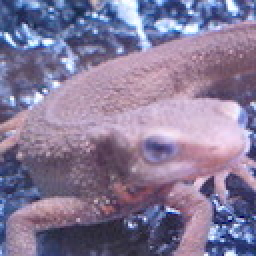
#> input picture Python/ImageProcessing100Wen/Question31-40/imori.jpg, 128 x 128 px, found by its file name (shown 2 times larger)
$ python question31.py
#> lines starting #> are read from the running program, lines starting #| are printed output that depends on the picture
# 仿射变换--倾斜
import cv2
import numpy as np
import matplotlib.pyplot as plt

# Affine
def affine(img, dx=30, dy=30):
    # get shape
#> called with dx = 0, dy = 30
    H, W, C = img.shape
#> H = 128; W = 128; C = 3

    # Affine hyper parameters
    a = 1.
    b = dx / H
#> b = 0
    c = dy / W
#> c = 0.234
    d = 1.
    tx = 0.
    ty = 0.

    # prepare temporary
    _img = np.zeros((H+2, W+2, C), dtype=np.float32)

    # insert image to center of temporary
    _img[1:H+1, 1:W+1] = img

    # prepare affine image temporary
    H_new = np.ceil(dy + H).astype(np.int16)
#> H_new = 158
    W_new = np.ceil(dx + W).astype(np.int16)
#> W_new = 128
    out = np.zeros((H_new, W_new, C), dtype=np.float32)

    # preprare assigned index
    x_new = np.tile(np.arange(W_new), (H_new, 1))
    y_new = np.arange(H_new).repeat(W_new).reshape(H_new, -1)

    # prepare inverse matrix for affine
    adbc = a * d - b * c
#> adbc = 1
    x = np.round((d * x_new  - b * y_new) / adbc).astype(np.int16) - tx + 1
    y = np.round((-c * x_new + a * y_new) / adbc).astype(np.int16) - ty + 1

    x = np.minimum(np.maximum(x, 0), W+1).astype(np.int16)
    y = np.minimum(np.maximum(y, 0), H+1).astype(np.int16)

    # assign value from original to affine image
    out[y_new, x_new] = _img[y, x]
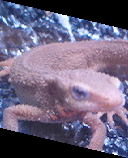
#> out: shape (158, 128, 3) float32; mean of channels 0, 1, 2 123.8, 98.7, 108.7; drawn as B, G, R
    out = out.astype(np.uint8)

    return out


img = cv2.imread("D:\\codeProject\\Python\\ImageProcessing100Wen\\Question31-40\\imori.jpg").astype(np.float32)
out = affine(img, dx=0, dy=30)
print(out.shape)
#| (158, 128, 3)
cv2.imshow("result", out)
cv2.imwrite("D:\\codeProject\\Python\\ImageProcessing100Wen\\Question31-40\\answer31_2.jpg",out)
cv2.waitKey(0)
cv2.destroyAllWindows()


$ run again, with Python/ImageProcessing100Wen/Question31-40/answer31_1.jpg copied over Python/ImageProcessing100Wen/Question31-40/imori.jpg
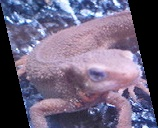
#> input picture Python/ImageProcessing100Wen/Question31-40/answer31_1.jpg, 158 x 128 px, found by its file name
#> in affine, `out[y_new, x_new] = _img[y, x]`:
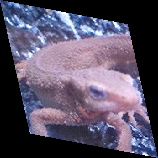
#> out: shape (158, 158, 3) float32; mean of channels 0, 1, 2 100.2, 80, 88.1; drawn as B, G, R
#| (158, 158, 3)

$ run again, with Python/ImageProcessing100Wen/Question31-40/answer31_3.jpg copied over Python/ImageProcessing100Wen/Question31-40/imori.jpg
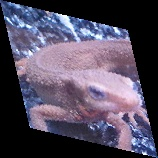
#> input picture Python/ImageProcessing100Wen/Question31-40/answer31_3.jpg, 158 x 158 px, found by its file name
#> in affine, `out[y_new, x_new] = _img[y, x]`:
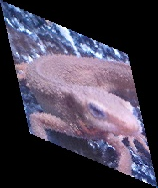
#> out: shape (188, 158, 3) float32; mean of channels 0, 1, 2 79.7, 63.6, 70.1; drawn as B, G, R
#| (188, 158, 3)
